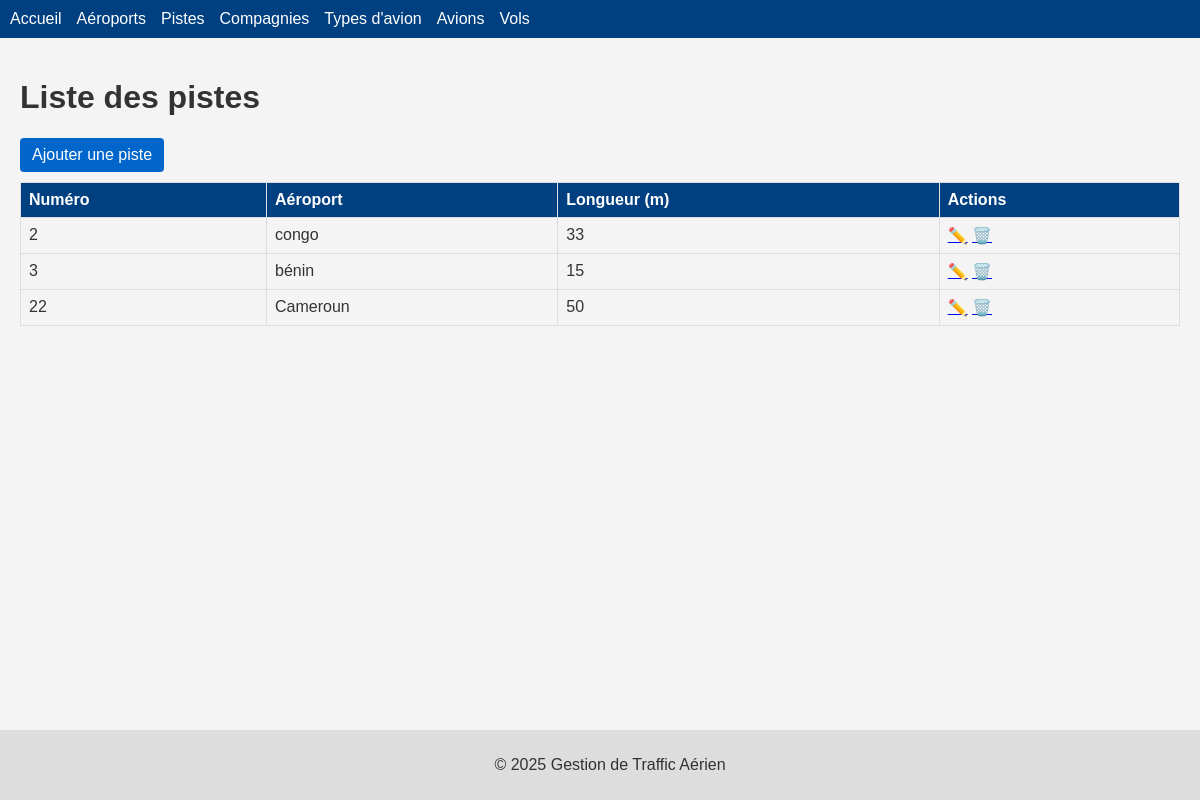
/runways/, run on the app's committed database.
### avion/models.py (models this page shows, shortened)
class Pistes(models.Model):
    num = models.IntegerField(blank=False)
    aeroports = models.ForeignKey('Aeroports', on_delete=models.CASCADE)
    longueur = models.IntegerField(blank = False)

class Aeroports(models.Model):
    nom = models.CharField(max_length=100, blank=False)
    pays = models.CharField(max_length=100, blank=False)

### avion/views.py (the view)
# urls.py: path('runways/', views.affichePistes, name='affichePistes'),
def affichePistes(request):
    qs = models.Pistes.objects.all()
    return render(request, "avion/affichePistes.html", {"object_list": qs})

### avion/templates/avion/affichePistes.html (shortened to what this page needs)
{% extends 'base.html' %}
{% block content %}
<h1>Liste des pistes</h1>
<a class="btn" href="{% url 'avion:ajoutPistes' %}">Ajouter une piste</a>
<table>
  <thead>
    <tr><th>Numéro</th><th>Aéroport</th><th>Longueur (m)</th><th>Actions</th></tr>
  </thead>
  <tbody>
    {% for runway in object_list %}
    <tr>
      <td>{{ runway.num }}</td>
      <td>{{ runway.aeroports.nom }}</td>
      <td>{{ runway.longueur }}</td>
      <td>
        <a href="{% url 'avion:updatePistes' runway.pk %}">✏️</a>
        <a href="{% url 'avion:deletePistes' runway.pk %}">🗑️</a>
      </td>
    </tr>
    {% empty %}
    <tr><td colspan="4">Aucune piste.</td></tr>
    {% endfor %}
  </tbody>
</table>
{% endblock %}

### avion/static/avion/style.css (style rules this page uses)
body { font-family: Arial, sans-serif; margin: 0; padding: 0; background: #f4f4f4; color: #333; }
table { width: 100%; border-collapse: collapse; margin-top: 10px; }
th, td { border: 1px solid #ddd; padding: 8px; text-align: left; }
th { background: #004080; color: #fff; }
.btn, button { display: inline-block; padding: 8px 12px; background: #0066cc; color: #fff; text-decoration: none; border: none; border-radius: 4px; cursor: pointer; }

### data on the page
Pistes: num "2", aeroports.nom "congo", longueur "33"
Pistes: num "3", aeroports.nom "bénin", longueur "15"
Pistes: num "22", aeroports.nom "Cameroun", longueur "50"
